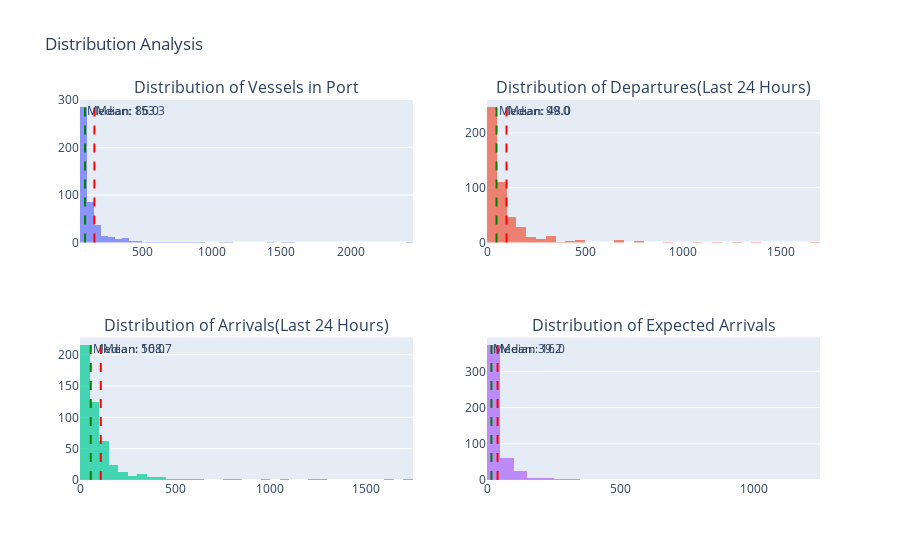

The cell this chart's notebook holds for it:
### Code cell
# DISTRIBUTION ANALYSIS - ALL NUMERICAL VARIABLES
print("\nDISTRIBUTION ANALYSIS")

numerical_cols = ['Vessels in Port', 'Departures(Last 24 Hours)', 
                 'Arrivals(Last 24 Hours)', 'Expected Arrivals']

fig = make_subplots(
    rows=2, cols=2,
    subplot_titles=[f'Distribution of {col}' for col in numerical_cols],
    specs=[[{"secondary_y": False}, {"secondary_y": False}],
           [{"secondary_y": False}, {"secondary_y": False}]]
)

for i, col in enumerate(numerical_cols):
    row = i // 2 + 1
    col_pos = i % 2 + 1
    
    # Histogram
    fig.add_trace(
        go.Histogram(x=df_clean[col], nbinsx=50, name=col, opacity=0.7),
        row=row, col=col_pos
    )
    
    # Add statistical annotations
    mean_val = df_clean[col].mean()
    median_val = df_clean[col].median()
    
    fig.add_vline(x=mean_val, line_dash="dash", line_color="red", 
                  annotation_text=f"Mean: {mean_val:.1f}", 
                  row=row, col=col_pos)
    fig.add_vline(x=median_val, line_dash="dash", line_color="green",
                  annotation_text=f"Median: {median_val:.1f}", 
                  row=row, col=col_pos)

fig.update_layout(height=800, title_text="Distribution Analysis", showlegend=False)
fig.show()

# Statistical summary
print("\n STATISTICAL SUMMARY (All Numerical Variables):")
stats_summary = df_clean[numerical_cols].describe()
stats_summary.loc['skewness'] = df_clean[numerical_cols].skew()
stats_summary.loc['kurtosis'] = df_clean[numerical_cols].kurtosis()
print(stats_summary.round(2))

### Figure 1 — Plotly figure (JSON) as saved in the notebook; plotly's stock layout.template omitted (floating-point values rounded to 4 significant figures; data arrays with more than 128 entries replaced by an {"elided": "..."} marker saying what was removed)
{"data": [{"name": "Vessels in Port", "nbinsx": 50, "opacity": 0.7, "type": "histogram", "x": {"elided": "480 int values"}, "xaxis": "x", "yaxis": "y"}, {"name": "Departures(Last 24 Hours)", "nbinsx": 50, "opacity": 0.7, "type": "histogram", "x": {"elided": "480 int values"}, "xaxis": "x2", "yaxis": "y2"}, {"name": "Arrivals(Last 24 Hours)", "nbinsx": 50, "opacity": 0.7, "type": "histogram", "x": {"elided": "480 int values"}, "xaxis": "x3", "yaxis": "y3"}, {"name": "Expected Arrivals", "nbinsx": 50, "opacity": 0.7, "type": "histogram", "x": {"elided": "480 int values"}, "xaxis": "x4", "yaxis": "y4"}], "layout": {"annotations": [{"font": {"size": 16}, "showarrow": false, "text": "Distribution of Vessels in Port", "x": 0.225, "xanchor": "center", "xref": "paper", "y": 1, "yanchor": "bottom", "yref": "paper"}, {"font": {"size": 16}, "showarrow": false, "text": "Distribution of Departures(Last 24 Hours)", "x": 0.775, "xanchor": "center", "xref": "paper", "y": 1, "yanchor": "bottom", "yref": "paper"}, {"font": {"size": 16}, "showarrow": false, "text": "Distribution of Arrivals(Last 24 Hours)", "x": 0.225, "xanchor": "center", "xref": "paper", "y": 0.375, "yanchor": "bottom", "yref": "paper"}, {"font": {"size": 16}, "showarrow": false, "text": "Distribution of Expected Arrivals", "x": 0.775, "xanchor": "center", "xref": "paper", "y": 0.375, "yanchor": "bottom", "yref": "paper"}, {"showarrow": false, "text": "Mean: 153.3", "x": 153.3, "xanchor": "left", "xref": "x", "y": 1, "yanchor": "top", "yref": "y domain"}, {"showarrow": false, "text": "Median: 86.0", "x": 86, "xanchor": "left", "xref": "x", "y": 1, "yanchor": "top", "yref": "y domain"}, {"showarrow": false, "text": "Mean: 99.0", "x": 98.98, "xanchor": "left", "xref": "x2", "y": 1, "yanchor": "top", "yref": "y2 domain"}, {"showarrow": false, "text": "Median: 48.0", "x": 48, "xanchor": "left", "xref": "x2", "y": 1, "yanchor": "top", "yref": "y2 domain"}, {"showarrow": false, "text": "Mean: 108.7", "x": 108.7, "xanchor": "left", "xref": "x3", "y": 1, "yanchor": "top", "yref": "y3 domain"}, {"showarrow": false, "text": "Median: 56.0", "x": 56, "xanchor": "left", "xref": "x3", "y": 1, "yanchor": "top", "yref": "y3 domain"}, {"showarrow": false, "text": "Mean: 39.2", "x": 39.23, "xanchor": "left", "xref": "x4", "y": 1, "yanchor": "top", "yref": "y4 domain"}, {"showarrow": false, "text": "Median: 16.0", "x": 16, "xanchor": "left", "xref": "x4", "y": 1, "yanchor": "top", "yref": "y4 domain"}], "autosize": true, "shapes": [{"line": {"color": "red", "dash": "dash"}, "type": "line", "x0": 153.3, "x1": 153.3, "xref": "x", "y0": 0, "y1": 1, "yref": "y domain"}, {"line": {"color": "green", "dash": "dash"}, "type": "line", "x0": 86, "x1": 86, "xref": "x", "y0": 0, "y1": 1, "yref": "y domain"}, {"line": {"color": "red", "dash": "dash"}, "type": "line", "x0": 98.98, "x1": 98.98, "xref": "x2", "y0": 0, "y1": 1, "yref": "y2 domain"}, {"line": {"color": "green", "dash": "dash"}, "type": "line", "x0": 48, "x1": 48, "xref": "x2", "y0": 0, "y1": 1, "yref": "y2 domain"}, {"line": {"color": "red", "dash": "dash"}, "type": "line", "x0": 108.7, "x1": 108.7, "xref": "x3", "y0": 0, "y1": 1, "yref": "y3 domain"}, {"line": {"color": "green", "dash": "dash"}, "type": "line", "x0": 56, "x1": 56, "xref": "x3", "y0": 0, "y1": 1, "yref": "y3 domain"}, {"line": {"color": "red", "dash": "dash"}, "type": "line", "x0": 39.23, "x1": 39.23, "xref": "x4", "y0": 0, "y1": 1, "yref": "y4 domain"}, {"line": {"color": "green", "dash": "dash"}, "type": "line", "x0": 16, "x1": 16, "xref": "x4", "y0": 0, "y1": 1, "yref": "y4 domain"}], "showlegend": false, "title": {"text": "Distribution Analysis"}, "xaxis": {"anchor": "y", "autorange": true, "domain": [0, 0.45], "range": [49.5, 2450.0], "type": "linear"}, "xaxis2": {"anchor": "y2", "autorange": true, "domain": [0.55, 1], "range": [-0.5, 1700.0], "type": "linear"}, "xaxis3": {"anchor": "y3", "autorange": true, "domain": [0, 0.45], "range": [-0.5, 1750.0], "type": "linear"}, "xaxis4": {"anchor": "y4", "autorange": true, "domain": [0.55, 1], "range": [-0.5, 1250.0], "type": "linear"}, "yaxis": {"anchor": "x", "autorange": true, "domain": [0.625, 1], "range": [0, 300]}, "yaxis2": {"anchor": "x2", "autorange": true, "domain": [0.625, 1], "range": [0, 260]}, "yaxis3": {"anchor": "x3", "autorange": true, "domain": [0, 0.375], "range": [0, 227.4]}, "yaxis4": {"anchor": "x4", "autorange": true, "domain": [0, 0.375], "range": [0, 393.7]}}}
